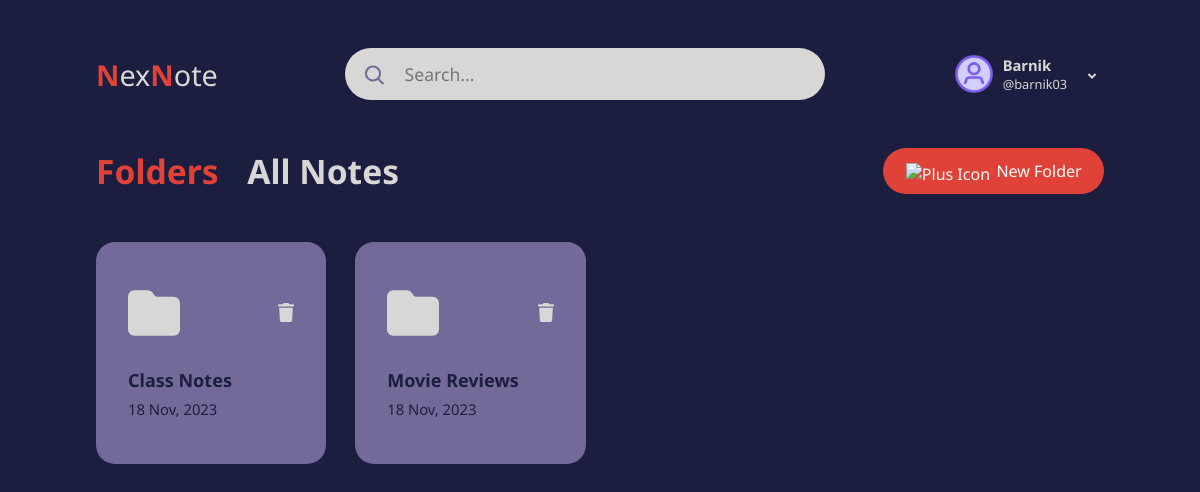
The app's page /folders/ (signed in) with its own data.
### base/models.py (models this page shows, shortened)
class User(AbstractUser):
    name = models.CharField(max_length=150, null=True)

class Folder(models.Model):
    user = models.ForeignKey(User, on_delete=models.CASCADE)
    name = models.CharField(max_length=100)
    created = models.DateTimeField(auto_now_add=True)

### base/views.py (the view)
# urls.py: path('folders/', views.folders, name='folders'),
@login_required(login_url='login')
def folders(request):
    if request.method == 'POST':
        folder_name = request.POST.get('folder-name')
        Folder.objects.create(
            user = request.user,
            name = folder_name
        )
    q = request.GET.get('q') if request.GET.get('q') != None else '' #SEARCH PARAMETER
    current_user = request.user.id
    all_folders = Folder.objects.filter(
        Q(name__icontains = q) &
        Q(user = current_user)
    )
    context = {'folders': all_folders}
    return render(request, 'base/folders.html', context)

### base/templates/base/folders.html (shortened to what this page needs)
{% extends 'main.html' %} {% load static %} {% block content %}
<nav class="navbar">
  <div class="nav-container container folders-nav-container">
    <div class="logo">
      <span class="logo-initials">N</span>ex<span class="logo-initials">N</span>ote
    </div>
    <div class="nav-search">
      <div class="search-icon">
        <img src="{% static 'images/search-icon.svg' %}" alt="Search Icon" />
      </div>
      <form method='GET' style="margin-top: 0" action='{% url 'folders' %}'>
        <div class="search-input">
          <input type="text" placeholder="Search..." class="search" name='q' />
        </div>
      </form>
    </div>
    <div class="nav-account">
      <div class="profile-icon">
        <img src="{% static 'images/profile-icon.svg' %}" alt="Profile Icon" />
      </div>
      <div class="nav-account-info">
        <p class="acc-name">{{request.user.name}}</p>
        <p class="acc-username">@{{request.user.username}}</p>
      </div>
      <div class="nav-drop-down">
        <img src="{% static 'images/drop-down-icon.svg' %}" class="drop-down-icon" alt="Drop-Down Icon" />
      </div>
    </div>
  </div>
</nav>
<nav class="secondary-nav">
  <div class="secondary-nav-container container">
    <div class="secondary-nav-links">
      <a href="{% url 'folders' %}" class="folders-link active-link">
        <h1>Folders</h1>
      </a>
      <a href="{% url 'all-notes' %}" class="notes-link">
        <h1>All Notes</h1>
      </a>
    </div>
    <button class="primary-btn create-folder-btn">
      <div class="plus-icon-container">
        <img class="plus-icon" src="{% static 'images/plus-icon.svg' %}" alt="Plus Icon" />
      </div>
      New Folder
    </button>
  </div>
</nav>
{% if folders %}
<section class="folders">
  <div class="container folders-container">
    {% for folder in folders %}
    <div class="folder">
      <div class="icon-container">
        <div class="folder-icon">
          <img src="{% static 'images/folder-icon.svg' %}" alt="Folder Icon" />
        </div>
        <div class="folder-option-container">
          <a class="delete-folder" href="{% url 'delete-folder' folder.id %}">
            <img src="{% static 'images/delete-icon.svg' %}" alt="Delete Icon" />
          </a>
        </div>
      </div>
      <div class="folder-text">
        <a href="{% url 'notes' folder.id %}">
          <h3 class="folder-name">{{folder.name}}</h3>
        </a>
        <p class="folder-created-date">{{folder.created|date:"d M, Y"}}</p>
      </div>
    </div>
    {% endfor %}
  </div>
</section>
{% else %}
<div class="empty-content-text">No Folder Has Been Created!</div>
{% endif %}
{% endblock %}

### static/styles/main.css (style rules this page uses)
:root { --dark-blue: #1b1e3e; --orange: #e04237; --grayish-white: #d8d7d6; --dark-red: #ff2727; --light-violet: #746a99; }
* { margin: 0; padding: 0; box-sizing: border-box; }
body { font-family: "Noto Sans", sans-serif; background-color: var(--dark-blue); }
a { text-decoration: none; }
.container { max-width: 120rem; padding: 0 12em; margin: 0 auto; }
.primary-btn { background-color: var(--orange); padding: 0.8em 1.8em; font-size: 1.125rem; transition: transform 0.2s ease-in; color: white; border: none; border-radius: 2em; font-family: "Noto Sans", sans-serif; }
.active-link { color: var(--orange) !important; }
.navbar { padding-top: 3em; }
.nav-container { display: flex; justify-content: space-between; align-items: center; }
.logo { color: var(--grayish-white); font-size: 1.8rem; }
.logo-initials { color: var(--orange); font-weight: bold; }
form { margin-top: 3em; }
input[type="text"], input[type="password"] { border: 2px solid var(--orange); border-radius: 2em; color: var(--dark-blue); font-size: 1.125rem; padding: 0.8em 1em; width: 130%; font-family: "Noto Sans", sans-serif; }
.nav-search, .mobile-search { display: flex; align-items: center; border-radius: 2rem; background-color: var(--grayish-white); min-width: 30rem; }
.search-icon { padding-top: 0.5em; padding-left: 1em; }
.search-input input[type="text"] { background-color: transparent; border: none; font-size: 1.1rem; padding: 0.8em 1.1em; outline: none; font-family: "Noto Sans", sans-serif; }
.nav-account { display: flex; align-items: center; position: relative; }
.profile-icon { margin-right: 0.5em; margin-top: 0.3em; }
.profile-icon img { width: 100%; }
.acc-name { color: var(--grayish-white); font-weight: 700; font-size: 0.925rem; }
.acc-username { color: var(--grayish-white); font-size: 0.8rem; }
.nav-drop-down { margin-top: 0.6em; margin-left: 0.8em; }
.drop-down-icon { transition: all 0.2s ease-in; transform: rotate(180deg); }
.secondary-nav { margin-top: 3em; }
.secondary-nav-container { display: flex; align-items: center; justify-content: space-between; }
.secondary-nav-links { display: flex; align-items: center; column-gap: 1.8em; }
.folders-link, .notes-link { color: var(--grayish-white); font-size: 1.4rem; }
.plus-icon-container { margin-top: 0.3em; margin-right: 0.4em; }
.create-folder-btn, .create-note-btn { display: flex; justify-content: center; align-items: center; padding: 0.6em 1.4em; font-size: 1rem; }
.folders { margin: 3em 0; }
.folders-container { display: grid; grid-template-columns: repeat(4, 1fr); gap: 1.8em; }
.folder { background-color: var(--light-violet); border-radius: 1.2em; padding: 2.8em 2em; }
.icon-container { display: flex; align-items: center; justify-content: space-between; }
.folder-option-container { display: flex; align-items: center; column-gap: 1.2em; }
.folder-text { margin-top: 1.5em; }
.folder-name { color: var(--dark-blue); font-size: 1.125rem; font-weight: bold; }
.folder-created-date { color: var(--dark-blue); font-size: 0.925rem; margin-top: 0.5em; }
@media only screen and (max-width: 1366px) { .container { padding: 0 6em; } }
@media only screen and (max-width: 1366px) { input[type="text"], input[type="password"] { width: 100%; } }

### records on screen
User: user.name "Barnik", user.username "barnik03"
Folder: name "Class Notes", created "18 Nov, 2023"
Folder: name "Movie Reviews", created "18 Nov, 2023"
